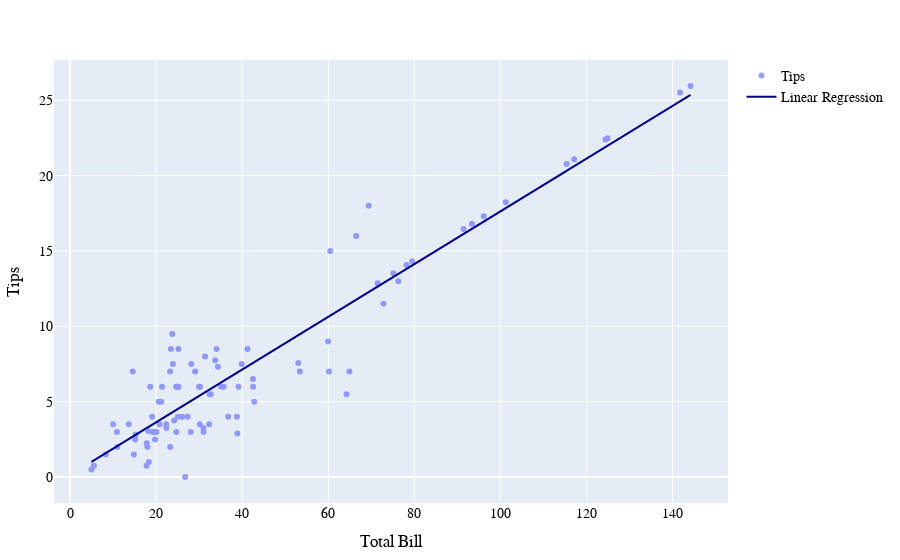

This figure's notebook cell:
### Markdown cell above
Julia offers an interface to the Scikit-learn library from Python as **ScikitLearn.jl**. 
With some minor changes, one can follow the previous section, but using **ScikitLearn.jl**.

### Code cell
# Import Packages:
using CSV, Downloads, DataFrames, PlotlyJS, ScikitLearn

function plot_linear_regression_skl_tips()
    tips = DataFrame(CSV.File(Downloads.download("https://git.io/J6x4j")))
    
    scatter_trace = scatter(tips; x=:bill, y=:tip, mode="markers", opacity=0.65, name="Tips")
    
    X = tips.bill
    y = tips.tip
    linear_model = ScikitLearn.Models.LinearRegression()
    ScikitLearn.fit!(linear_model, X, y)
    
    insertcols!(tips, :lr_tips => reshape(ScikitLearn.predict(linear_model, X),(:,)) )
    regression_trace = scatter(tips; x=:bill, y=:lr_tips, 
                               mode = "lines", line_color = "darkblue", name="Linear Regression")
    
    layout = Layout(xaxis_title="Total Bill", yaxis_title="Tips",
                    font=attr(family="Times New Roman", size=14,color="Black"))
    
    plot([scatter_trace,regression_trace],layout)
end

plot_linear_regression_skl_tips()
